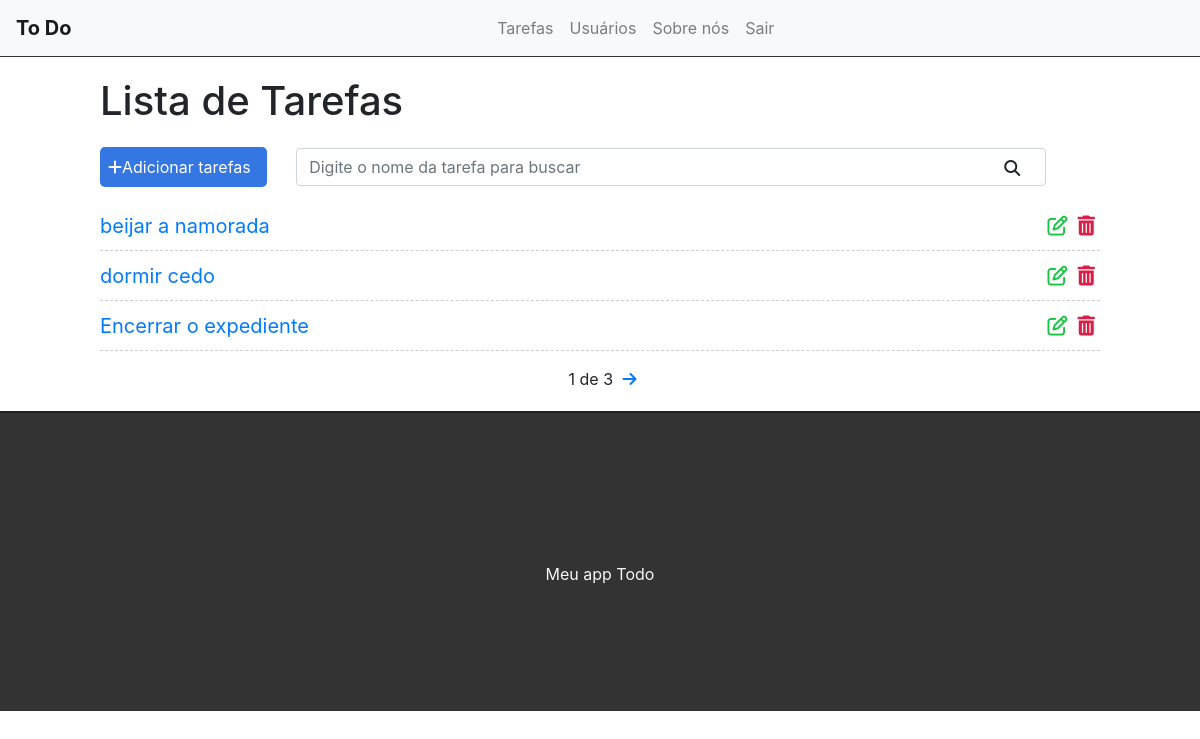
Before: / (signed in) with the older database file.
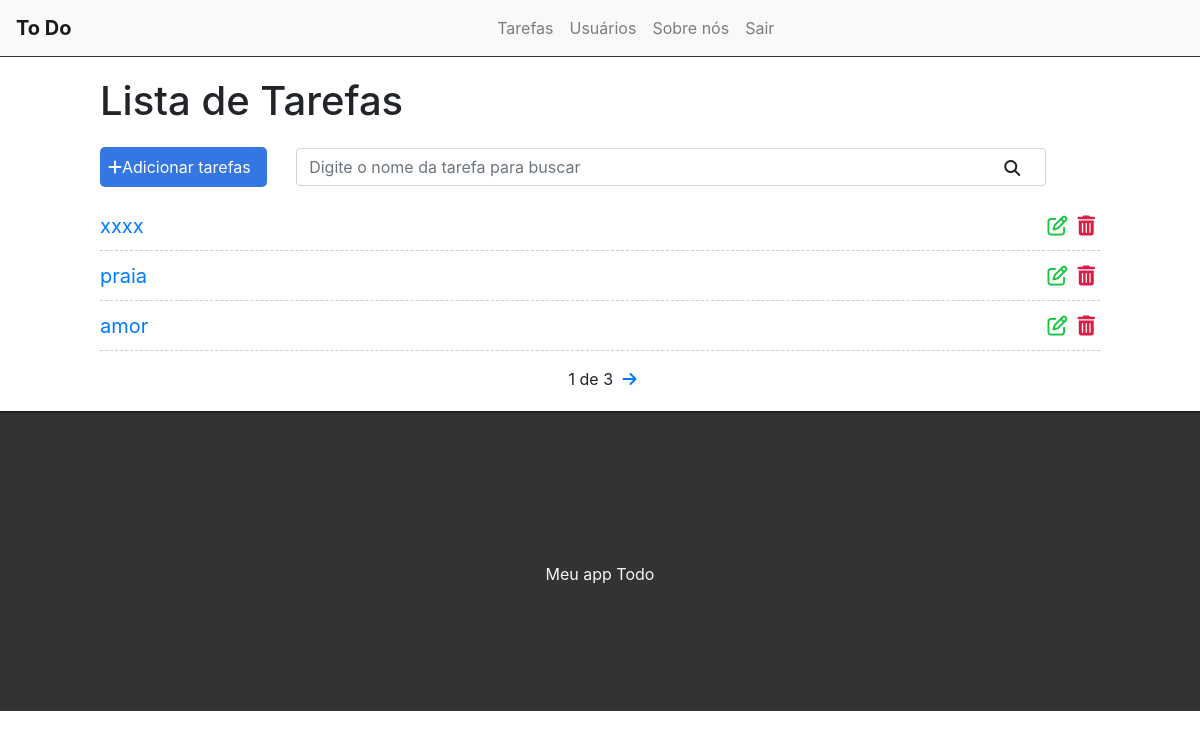
After: the same page with the newer database file.
### tasks/models.py (models this page shows, shortened)
class Task(models.Model):
    title = models.CharField(max_length=255)
    description =  models.TextField()
    done = models.CharField(
        max_length=5,
        choices=STATUS,
    )
    created_at = models.DateTimeField(auto_now_add=True)
    updated_at = models.DateTimeField(auto_now=True)

### tasks/views.py (the view)
# urls.py: path('',views.tasklist),
@login_required
def tasklist(request):
    search = request.GET.get('search')
    if search:
        tasks = Task.objects.filter(title__icontains=search)
    else:
        tasks_list = Task.objects.all().order_by('-created_at')
        paginator = Paginator(tasks_list, 3)
        page = request.GET.get('page')
        tasks = paginator.get_page(page)
    return render(request,'tasks/list.html', {'tasks':tasks})

### tasks/templates/tasks/list.html (shortened to what this page needs)
{% extends 'base.html' %}
{% block content %}
<div class="offset-1 col-10 list-div">
    <h1>Lista de Tarefas</h1>
    <a id="add-link" href="newtask/">
        <div class="col-2 add-div">
            <i class= "fas fa-plus"></i>Adicionar tarefas
        </div>
    </a>
    <div class="col-9 search-div">
        <form method="GET" id="search-form">
            <input class="form-control" type="text" name="search" id="search" placeholder="Digite o nome da tarefa para buscar" value="{{request.GET.search}}">
            <i class="fas fa-search" id="search-btn"></i>
        </form>
    </div>
    <ul class="task-list">
        {% if tasks %}
            {% for task in tasks %}
            <li class="task-item">
                <span><a href="tasks/{{task.id}}">{{task.title}}</a></span>
                <a href="delete/{{task.id}}" class="delete-btn"><span><i class="fa fa-trash"></i></span></a>
                <a href="edit/{{task.id}}"><span><i class="fa fa-edit"></i></span></a>
            </li>
            {% endfor %}
        {% else %}
            <div class="container-fluid">
                <br>
                <h4>Nenhuma tarefa encontrada</h4>
                <br>
            </div>
        {% endif %}
    </ul>
    <div class="pagination">
        <span class="step-links">
            {% if tasks.paginator.num_pages %}
                <span class="current">
                    {{ tasks.number }} de {{ tasks.paginator.num_pages }}
                </span>
            {% endif %}
            {% if tasks.has_next %}
                <a href="?page={{ tasks.next_page_number }}"><i class="fas fa-arrow-right"></i></a>
            {% endif %}
        </span>
    </div>
</div>
{% endblock %}

Changed rows visible on the page:
no longer on this page (row unchanged): Task: title "beijar a namorada"
removed Task: title "dormir cedo"
removed Task: title "Encerrar o expediente"
added Task: title "xxxx"
added Task: title "praia"
added Task: title "amor"
